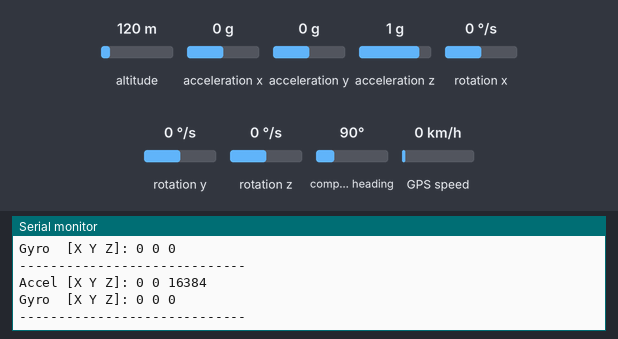
A sketch run on a simulated ESP32. Parts: the last lines printed to the serial monitor. Inputs (shaded band) come from the test bench; at power-on: acceleration x 0 g, acceleration y 0 g, acceleration z 1 g, rotation x 0 °/s, rotation y 0 °/s, altitude 120 m, rotation z 0 °/s, compass heading 90°, GPS speed 0 km/h. The GPS gets a fix after 3 s at 37.7749, -122.4194 with 8 satellites.

Above: at 1.2 s.
1.3 s: acceleration x set to -1.4 g
At 1.62 s:
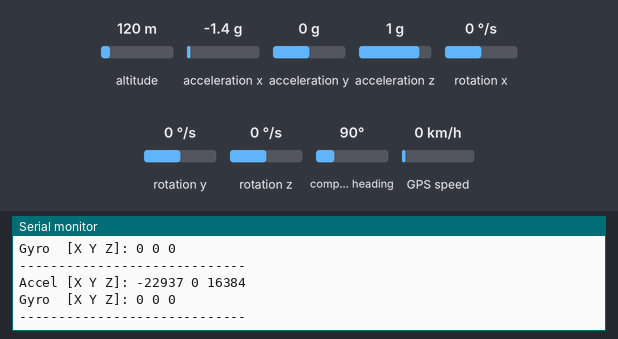
4.6 s: acceleration y set to -1.4 g
At 4.95 s:
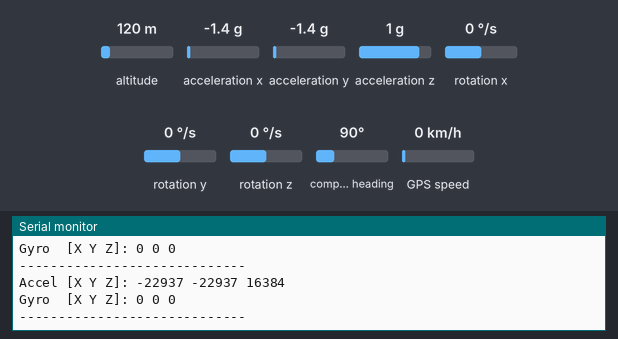
6.1 s: acceleration z set to -1.4 g
At 6.42 s:
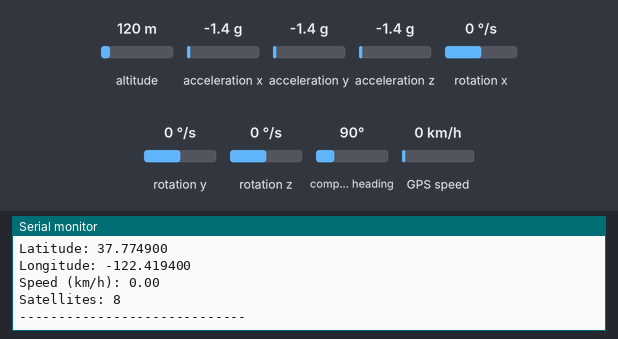
7.6 s: rotation x set to -192 °/s
At 7.68 s:
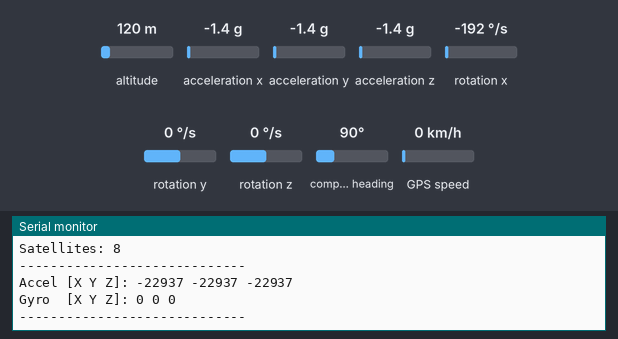
9.1 s: rotation y set to -192 °/s
At 9.14 s:
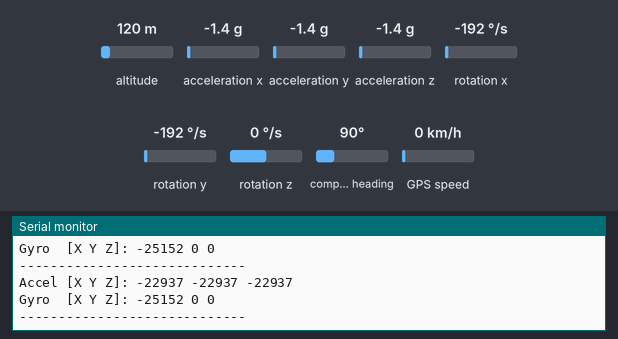

The sketch:

gps.ino
```cpp
#include <Wire.h>
#include "MPU6050.h"
#include <TinyGPS++.h>

#define SDA_PIN 21
#define SCL_PIN 22

MPU6050 accelgyro;

// Offsets hasil kalibrasi
int ax_offset = -7844;
int ay_offset = -5615;
int az_offset = 8636;
int gx_offset = -26;
int gy_offset = -8;
int gz_offset = -67;

int16_t ax, ay, az, gx, gy, gz;

// GPS
TinyGPSPlus gps;
HardwareSerial gpsSerial(1);  // UART1

#define GPS_RX 16  // RX pin ESP32 ke TX Neo-6M
#define GPS_TX 17  // TX pin ESP32 ke RX Neo-6M (optional, kadang tidak perlu)

void setup() {
  Serial.begin(115200);
  Wire.begin(SDA_PIN, SCL_PIN);

  Serial.println("Initializing MPU6050...");
  accelgyro.initialize();

  // Terapkan offsets kalibrasi
  accelgyro.setXAccelOffset(ax_offset);
  accelgyro.setYAccelOffset(ay_offset);
  accelgyro.setZAccelOffset(az_offset);
  accelgyro.setXGyroOffset(gx_offset);
  accelgyro.setYGyroOffset(gy_offset);
  accelgyro.setZGyroOffset(gz_offset);

  if(accelgyro.testConnection()){
    Serial.println("MPU6050 connected successfully!");
  } else {
    Serial.println("MPU6050 connection failed!");
    while(1);
  }

  // Setup GPS
  gpsSerial.begin(9600, SERIAL_8N1, GPS_RX, GPS_TX);
  Serial.println("GPS initialized...");
}

void loop() {
  // ----- MPU6050 -----
  accelgyro.getMotion6(&ax, &ay, &az, &gx, &gy, &gz);

  Serial.print("Accel [X Y Z]: ");
  Serial.print(ax); Serial.print(" ");
  Serial.print(ay); Serial.print(" ");
  Serial.println(az);

  Serial.print("Gyro  [X Y Z]: ");
  Serial.print(gx); Serial.print(" ");
  Serial.print(gy); Serial.print(" ");
  Serial.println(gz);

  // ----- GPS -----
  while (gpsSerial.available() > 0) {
    char c = gpsSerial.read();
    gps.encode(c);
  }

  if (gps.location.isUpdated()) {
    Serial.print("Latitude: "); Serial.println(gps.location.lat(), 6);
    Serial.print("Longitude: "); Serial.println(gps.location.lng(), 6);
    Serial.print("Speed (km/h): "); Serial.println(gps.speed.kmph());
    Serial.print("Satellites: "); Serial.println(gps.satellites.value());
  }

  Serial.println("-----------------------------");
  delay(200); // update tiap 200ms
}
```

Measured:
- after the input at 1.3 s, the serial monitor: prints a new line after 0.16 s (image 1)
- after the input at 4.6 s, the serial monitor: prints a new line after 0.19 s (image 2)
- after the input at 6.1 s, the serial monitor: prints a new line after 0.15 s (image 3)
